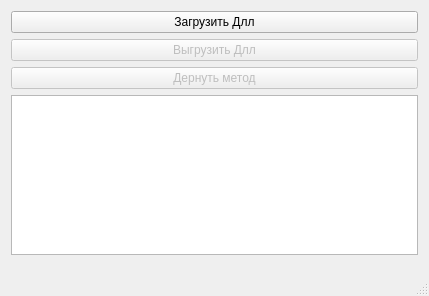
<?xml version="1.0" encoding="UTF-8"?>
<ui version="4.0">
 <class>MainWindow</class>
 <widget class="QMainWindow" name="MainWindow">
  <property name="geometry">
   <rect>
    <x>0</x>
    <y>0</y>
    <width>429</width>
    <height>296</height>
   </rect>
  </property>
  <property name="windowTitle">
   <string>MainWindow</string>
  </property>
  <widget class="QWidget" name="centralWidget">
   <layout class="QVBoxLayout" name="verticalLayout">
    <item>
     <widget class="QPushButton" name="bLoad">
      <property name="text">
       <string>Загрузить Длл</string>
      </property>
     </widget>
    </item>
    <item>
     <widget class="QPushButton" name="bFree">
      <property name="enabled">
       <bool>false</bool>
      </property>
      <property name="text">
       <string>Выгрузить Длл</string>
      </property>
     </widget>
    </item>
    <item>
     <widget class="QPushButton" name="bWork">
      <property name="enabled">
       <bool>false</bool>
      </property>
      <property name="text">
       <string>Дернуть метод</string>
      </property>
     </widget>
    </item>
    <item>
     <widget class="QTableView" name="tableView"/>
    </item>
    <item>
     <spacer name="verticalSpacer">
      <property name="orientation">
       <enum>Qt::Vertical</enum>
      </property>
      <property name="sizeHint" stdset="0">
       <size>
        <width>20</width>
        <height>40</height>
       </size>
      </property>
     </spacer>
    </item>
   </layout>
  </widget>
  <widget class="QStatusBar" name="statusBar"/>
 </widget>
 <layoutdefault spacing="6" margin="11"/>
 <resources/>
 <connections/>
</ui>
